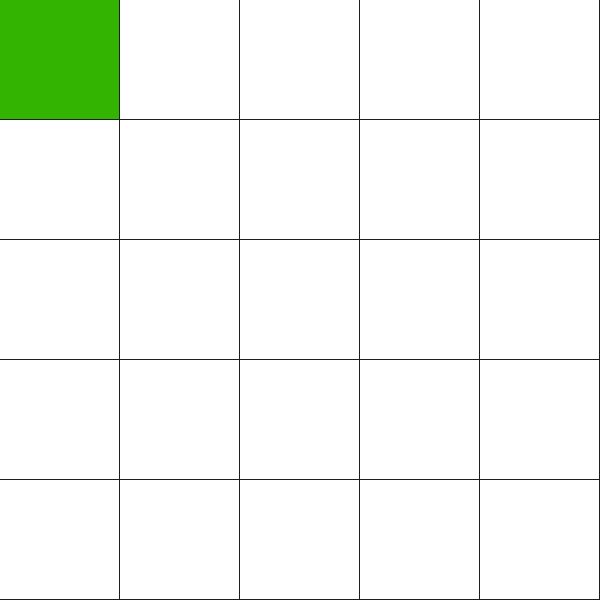
Frame 1 (no input)
Frame 60 (no input): identical to frame 1, image omitted
Frame 120 (the mouse pressed at the canvas centre since frame 60): identical to frame 1, image omitted

The p5.js sketch that drew this single still picture (run headless with seeded random() and noise() and a simulated clock; from frame 60 on, the mouse is pressed at the canvas centre):

// p5.js sketch
// ── sketch.js
// Function: f(n) = g(n) + h(n)
// Global variables
var cols = 5
var rows = 5
var w;
var h;
var grid;
var openSet = []
var closedSet = []
var start
var end

function setup() {
    // put setup code here
    createCanvas(600, 600)
    w = width / cols
    h = height / rows

    // Initialize grid
    grid = new Array(cols)
    for (let i=0; i<cols; i++) {
        grid[i] = new Array(rows)
    }

    for (let i = 0; i < cols; i++) {
        for (let j=0; j<rows; j++) {
            grid[i][j] = new Spot(i,j)
        }
    }

    // The starting node for the algorithm
    start = grid[0][0]
    openSet.push(start)

    // The ending node of the algorithm
    end = grid[cols - 1][rows - 1]
}

function draw() {

    background(30)

    for (let i in grid) {
        for (let j in grid) {
            grid[i][j].show(color(255))
        }
    }

    for (let i in closedSet) {
        closedSet[i].show(color(155,0,0))
    }

    for (let i in openSet) {
        openSet[i].show(color(50,180,0))
    }

}
// ── astar.html
<!DOCTYPE html>
<html lang="">

<head>
    <meta charset="utf-8" />
    <meta name="viewport" content="width=device-width, initial-scale=1.0" />
    <title>p5.js example</title>
    <style>
        body {
            padding: 0;
            margin: 0;
            overflow: hidden;
        }
    </style>
    <script src="https://cdnjs.cloudflare.com/ajax/libs/p5.js/0.7.2/p5.js"></script>
    <script src="js/astar/sketch.js"></script>
    <script src="js/astar/spot.js"></script>
</head>

<body>
    <a href="index.html" style="display: block; text-decoration: none;">Back</a>
</body>

</html>
// ── maze-traversal.html
<!DOCTYPE html>
<html lang="">

<head>
    <meta charset="utf-8">
    <meta name="viewport" content="width=device-width, initial-scale=1.0">
    <title>p5.js example</title>
    <style>
        body {
            padding: 0;
            margin: 0;
            overflow: hidden;
        }
    </style>
    <script src="https://cdnjs.cloudflare.com/ajax/libs/p5.js/0.7.2/p5.js"></script>
    <script src="js/astar-maze/maze-classes.js"></script>
    <script src="js/astar-maze/maze-helpers.js"></script>
    <script src="js/astar-maze/maze-traversal.js"></script>
</head>

<body>
    <a href="index.html" style="display: block; text-decoration: none;">Back</a>
</body>

</html>
// ── maze.html
<!DOCTYPE html>
<html lang="">

<head>
    <meta charset="utf-8">
    <meta name="viewport" content="width=device-width, initial-scale=1.0">
    <title>p5.js example</title>
    <style>
        body {
            padding: 0;
            margin: 0;
            overflow: hidden;
        }
    </style>
    <script src="https://cdnjs.cloudflare.com/ajax/libs/p5.js/0.7.2/p5.js"></script>
    <script src="mazeSketch.js"></script>
    <script src="mazeSpot.js"></script>
</head>

<body>
</body>

</html>
// ── mazeSketch.js
// Global variables
var w = 60
var cols, rows
var maze = []
var current;
var stack = []

var pos = 0

function setup() {
  createCanvas(601, 601)
  cols = floor(width / w)
  rows = floor(height / w)

  for (let j=0; j<rows; j++) {
    for (let i=0; i<cols; i++) {
      let cell = new MazeCell(i,j)
      maze.push(cell)
    }
  }
  
  for (let i in maze) {
    maze[i].buildNeighbors()
  }

  current = maze[0]
}

function draw() {
  background(33)
  // pos = pos % maze.length
  // current = maze[pos]
  current.visited = true
  for (let i in maze) {
    maze[i].show();
  }
  
  current.highlight()
  // for (let i in current.neighbors) {
  //   current.neighbors[i].show()
  // }
  let next = current.pickNeighbor()
  if (next) {
    next.visited = true
    stack.push(current)
    removeWall(current, next)
    current = next
  } else if (stack.length > 0) {
    current = stack.pop()
  } else {
    console.log('DONE MAZE')
    current.show()
    noLoop()
  }

  // pos++
  frameRate(15)
}

function removeWall(first, second) {
  let vertical = first.j - second.j
  let horizontal = first.i - second.i

  if (vertical === 1) {
    // Second is the up neighbor
    first.walls.top = false
    second.walls.bottom = false
    
  } else if (vertical === -1) {
    // Second is the bottom neighbor
    first.walls.bottom = false
    second.walls.top = false
    
  } else if (horizontal === 1) {
    // Second is the left neighbor
    first.walls.left = false
    second.walls.right = false
    
  } else if (horizontal === -1) {
    // Second is the right neighbor
    first.walls.right = false
    second.walls.left = false

  }

}
// ── mazeSpot.js
class MazeCell {
  constructor(i,j) {
    this.i = i
    this.j = j

    this.visited = false

    this.neighbors = []

    // Order: Top, Bottom, Left, Right
    this.walls = {
      top: true,
      bottom: true,
      left: true,
      right: true
    }
  }

  index(i,j) {
    if (i<0 || j<0 || i > cols - 1 || j > rows - 1) {
      return -1
    } else {
      return (i + (j * cols))
    }
  }

  buildNeighbors() {
    let top = maze[this.index(this.i, this.j - 1)]
    let bottom = maze[this.index(this.i, this.j + 1)]
    let left = maze[this.index(this.i - 1, this.j)]
    let right = maze[this.index(this.i + 1, this.j)]

    if (top) {
      this.neighbors.push(top)
    }
    if (bottom) {
      this.neighbors.push(bottom)
    }
    if (left) {
      this.neighbors.push(left)
    }
    if (right) {
      this.neighbors.push(right)
    }
  }

  pickNeighbor() {
    let unvisited = []
    for (let i in this.neighbors) {
      if (!this.neighbors[i].visited) {
        unvisited.push(this.neighbors[i])
      }
    }

    if (unvisited.length > 0) {
      let idx = floor(random(0, unvisited.length))
      return unvisited[idx]
    } else {
      return undefined
    }
  }

  highlight() {
    let x = this.i * w
    let y = this.j * w
    fill(255,80,0)
    rect(x,y,w,w)
  }

  show() {
    let x = this.i * w
    let y = this.j * w

    if (this.visited) {
      noStroke()
      fill(180,0,180)
      rect(x,y, w, w)
    }

    noFill()
    stroke(202)
    if (this.walls.top) {
      // TOP
      line(x,y,x+w,y)
    }

    if (this.walls.bottom) {
      // BOTTOM
      line(x,y+w,x+w,y+w)
    }

    if (this.walls.left) {
      // LEFT
      line(x,y,x,y+w)
    }

    if (this.walls.right) {
      // RIGHT
      line(x+w,y,x+w,y+w)
    }

  }
}
// ── spot.js
class Spot {
    constructor(i, j) {
        // Position in the 2d array
        this.i = i
        this.j = j
        
        // Scaled position in the canvas
        this.x = i * w
        this.y = j * h

        // Self result of the functions f(n), g(n) and h(n)
        this.f = 0
        this.g = 0
        this.h = 0

        // Adjacency list (All nodes that this node connect)
        this.neighbours = []

        // Previous node that leads to this
        this.prev
    }

    show(col) {
        fill(col)
        noStroke()
        rect(this.x, this.y, w - 1, h - 1)
    }
}
